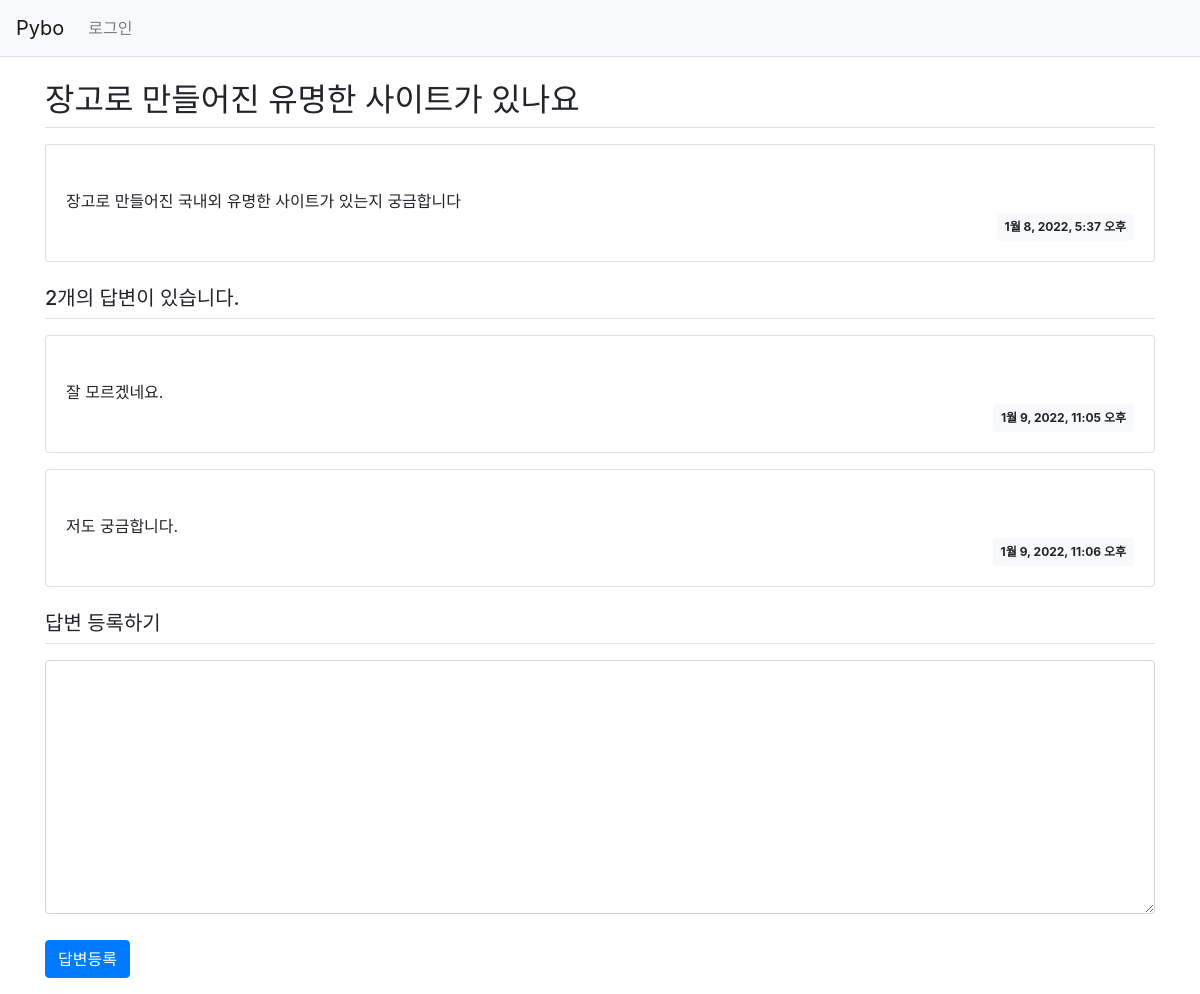
The app's page /pybo/answer/1/ with its own data.
### pybo/models.py (models this page shows, shortened)
class Question(models.Model):  # 클래스이름으로 테이블이 생성된다
    subject = models.CharField(max_length=200)
    content = models.TextField()
    create_date = models.DateTimeField()

class Answer(models.Model):
    question = models.ForeignKey(Question, on_delete=models.CASCADE)
    content = models.TextField()
    create_date = models.DateTimeField()

### pybo/views.py (the view)
# urls.py: path('answer/<int:question_id>/', views.answer_create, name='answer_create'),
def answer_create(request, question_id):
    question = get_object_or_404(Question, pk=question_id)
    if request.method == 'POST':
        form = AnswerForm(request.POST)
        if form.is_valid():
            answer = form.save(commit=False)
            answer.question = question
            answer.create_date = timezone.now()
            answer.save()
            return redirect('pybo:detail', question_id=question.id)
    else:
        form = AnswerForm()
    context = {'question':question, 'form':form}
    return render(request, 'pybo/question_detail.html', context )

### pybo/forms.py
class AnswerForm(forms.ModelForm):
    class Meta:
        model = Answer
        fields = ['content']
        labels = {
            'content' : '답변내용',
        }

### templates/pybo/question_detail.html (shortened to what this page needs)
{% extends 'base.html' %}
{% block content %}
<div class="container my-3">
    <h2 class="border-bottom py-2">{{ question.subject }}</h2>
    <div class="card my-3">
        <div class="card-body">
            <div class="card-text" style="white-space: pre-line;">
                {{ question.content }}
            </div>
            <div class="d-flex justify-content-end">
                <div class="badge badge-light p-2">
                    {{ question.create_date }}
                </div>
            </div>
        </div>
    </div>
    <h5 class="border-bottom my-3 py-2">{{ question.answer_set.count }}개의 답변이 있습니다.</h5>
    {% for answer in question.answer_set.all %}
    <div class="card my-3">
        <div class="card-body">
            <div class="card-text" style="white-space: pre-line;">
                {{ answer.content }}
            </div>
            <div class="d-flex justify-content-end">
                <div class="badge badge-light p-2">
                    {{ answer.create_date }}
                </div>
            </div>
        </div>
    </div>
    {% endfor %}
    <h5 class="border-bottom my-3 py-2">답변 등록하기</h5>
    <form action="{% url 'pybo:answer_create' question.id %}" method="post" class="my-3">
        <div class="form-group">
            <textarea name="content" id="content" class="form-control" rows="10"></textarea>
        </div>
        <input type="submit" value="답변등록" class="btn btn-primary">
    </form>
</div>
{% endblock %}

### static/style.css (style rules this page uses)
textarea { width: 100%; }
input[type=submit] { margin-top: 10px; }

### records on screen
Question: subject "장고로 만들어진 유명한 사이트가 있나요", content "장고로 만들어진 국내외 유명한 사이트가 있는지 궁금합니다", create_date "1월 8, 2022, 5:37 오후", answer_set.count "2"
Answer: content "잘 모르겠네요.", create_date "1월 9, 2022, 11:05 오후"
Answer: content "저도 궁금합니다.", create_date "1월 9, 2022, 11:06 오후"
